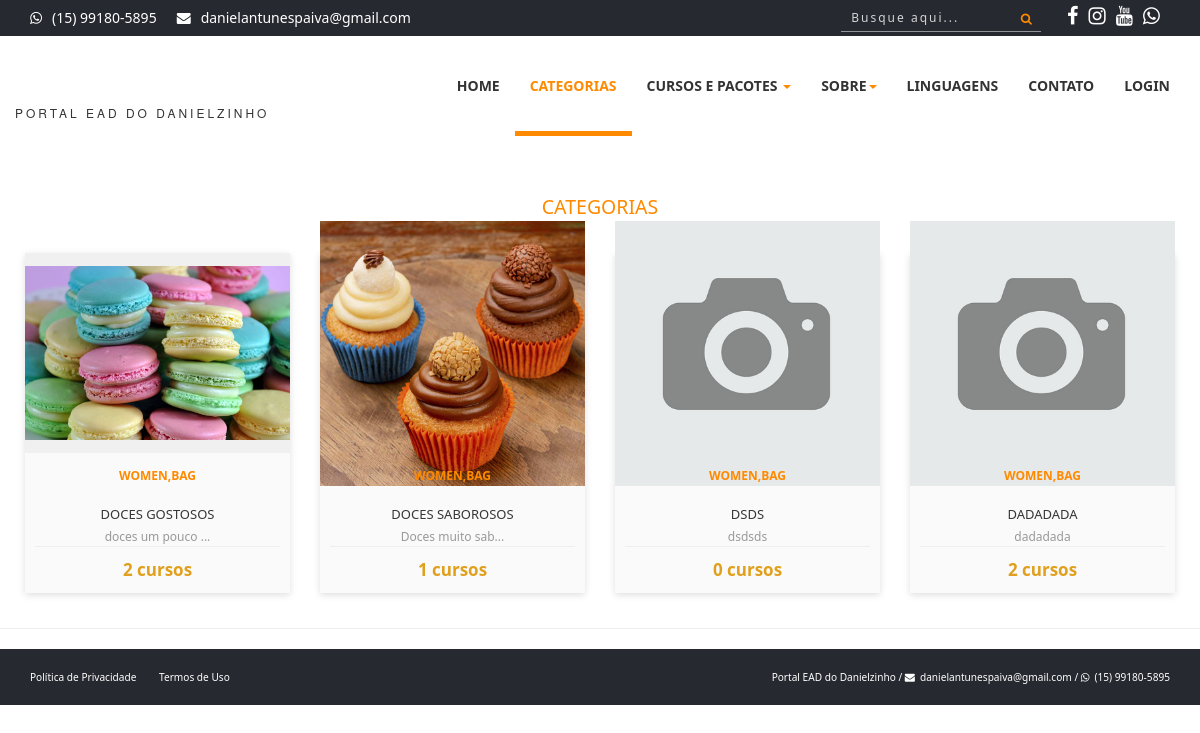
Page /categorias.php on the committed database.
### tables this page shows
CREATE TABLE `config` (
  `id` int(11) NOT NULL,
  `nome_sistema` varchar(50) NOT NULL,
  `email_sistema` varchar(50) NOT NULL,
  `tel_sistema` varchar(20) NOT NULL,
  `cnpj_sistema` varchar(25) DEFAULT NULL,
  `tipo_chave_pix` varchar(25) DEFAULT NULL,
  `chave_pix` varchar(100) DEFAULT NULL,
  `logo` varchar(20) NOT NULL,
  `icone` varchar(20) NOT NULL,
  `logo_rel` varchar(20) NOT NULL,
  `qrcode_pix` varchar(20) DEFAULT NULL,
  `facebook` varchar(120) DEFAULT NULL,
  `instagram` varchar(120) DEFAULT NULL,
  `youtube` varchar(120) DEFAULT NULL,
  `itens_pag` int(11) NOT NULL,
  `video_sobre` varchar(100) NOT NULL,
  `itens_relacionados` int(11) NOT NULL,
  `aulas_liberadas` int(11) NOT NULL,
  `desconto_pix` int(11) NOT NULL,
  `email_adm_mat` varchar(5) DEFAULT NULL,
  `cartoes_fidelidade` int(11) NOT NULL
);

CREATE TABLE `categorias` (
  `id` int(11) NOT NULL,
  `nome` varchar(50) NOT NULL,
  `descricao` varchar(50) NOT NULL,
  `foto` varchar(100) DEFAULT NULL,
  `nome_url` varchar(100) DEFAULT NULL
);

### sistema/conexao.php (called while the page is built, shortened)
<?php
$servidor = 'localhost';
$banco = 'portalead';
$usuario = 'root';
$senha = '';
$nome_sistema = 'Portal EAD do Danielzinho';
$email_sistema = 'danielantunespaiva@gmail.com';
$tel_sistema = '(15) 99180-5895';
try {
    $pdo = new PDO("mysql:dbname=$banco; host=$servidor", "$usuario", "$senha");
} catch (Throwable $th) {
    echo 'Erro ao conectar ao banco de dados! <br><br>' . $th;
}
$query = $pdo->query("SELECT * FROM config");
$res = $query->fetchAll(PDO::FETCH_ASSOC);
$total_reg = @count($res);
if ($total_reg == 0) {
    $pdo->query("INSERT into config SET nome_sistema = '$nome_sistema', email_sistema = '$email_sistema', tel_sistema = '$tel_sistema', logo = 'logo.png', icone = 'favicon.ico', logo_rel = 'logo.jpg', itens_pag = '12', cartoes_fidelidade = '5'");
} else {
    $nome_sistema = $res[0]['nome_sistema'];
    $email_sistema = $res[0]['email_sistema'];
    $facebook_sistema = $res[0]['facebook'];
    $instagram_sistema = $res[0]['instagram'];
    $youtube_sistema = $res[0]['youtube'];
}
?>

### categorias.php (the view, shortened to what this page needs)
<?php
require_once('cabecalho.php');
?>
<?php
$query = $pdo->query("SELECT * FROM categorias ORDER BY id asc");
$res = $query->fetchAll(PDO::FETCH_ASSOC);
$total_reg = @count($res);
if ($total_reg > 0) {
?>
    <section style="margin-top:50px;">
        <div class="section-heading text-center">
            <div class="col-md-12 col-xs-12">
                <h2><small><span>Categorias</span><small></h2>
            </div>
        </div>
        <div class="row" style="margin-left:10px; margin-right:10px;">
            <?php
            for ($i = 0; $i < $total_reg; $i++) {
                $id = $res[$i]['id'];
                $nome = $res[$i]['nome'];
                $descricao = $res[$i]['descricao'];
                $descricao = mb_strimwidth($descricao, 0, 18, "...");
                $foto = $res[$i]['foto'];
                $url = $res[$i]['nome_url'];
                $query2 = $pdo->query("SELECT * FROM cursos WHERE categoria = '$id'");
                $res2 = $query2->fetchAll(PDO::FETCH_ASSOC);
                $cursos = @count($res2);
            ?>
                <div class="col-sm-3 col-xs-6">
                    <div class="product-card">
                        <div class="product-tumb">
                            <a href="categoria-<?php echo $url ?>">
                                <img src="sistema/painel-admin/img/categorias/<?php echo $foto ?>" alt="">
                            </a>
                        </div>
                        <div class="product-details" style="text-align:center">
                            <span class="product-catagory">Women,bag</span>
                            <h4><a href="categoria-<?php echo $url ?>"><?php echo $nome ?></a></h4>
                            <p><?php echo $descricao ?></p>
                            <div class="product-bottom-details">
                                <div class="product-price"><?php echo $cursos ?> cursos</div>
                            </div>
                        </div>
                    </div>
                </div>
            <?php
            }
            ?>
        </div>
    </section>
<?php
}
?>
<hr>
<?php
require_once('rodape.php');
?>

### cabecalho.php (shortened to what this page needs)
<?php
require_once('sistema/conexao.php');
$login = 'Login';
$painel = 'sistema/';
$index = '';
$categorias = '';
$cursos = '';
$sobre = '';
$linguagens = '';
$contatos = '';
$url = basename($_SERVER['PHP_SELF'], '.php');
if($url == 'index') {
    $index = 'active';
} else if ($url == 'categorias') {
    $categorias = 'active';
} else if ($url == 'linguagens') {
    $linguagens = 'active';
} else if ($url == 'cursos' || $url == 'lista-cursos' || $url == 'pacotes' || $url == 'formacoes' || $url == 'sistemas' || $url == 'lista-cursos-2021' || $url == 'lista-cursos-2022') {
    $cursos = 'active';
} else if ($url == 'sobre' || $url == 'planos' || $url == 'parcerias' || $url == 'perguntas' || $url == 'politica' || $url == 'termos') {
    $sobre = 'active';
} else if ($url == 'contatos') {
    $contatos = 'active';
}
?>
<!DOCTYPE html>
<html>
<head>
    <link rel="stylesheet" href="https://cdnjs.cloudflare.com/ajax/libs/font-awesome/4.5.0/css/font-awesome.min.css">
    <link rel="stylesheet" href="scss/main.css">
    <link rel="stylesheet" href="scss/skin.css">
    <link rel="stylesheet" href="scss/card.css">
    <link rel="stylesheet" href="scss/curso.css">
</head>
<body id="wrapper">
    <section id="top-header">
        <div class="container">
            <div class="row">
                <div class="col-md-7 col-sm-7 col-xs-7 top-header-links">
                    <ul class="contact_links">
                        <li><i class="fa fa-whatsapp"></i><a href="http://api.whatsapp.com/send?1=pt_BR&phone=55<?php echo $tel_sistema ?>" target="_blank"><?php echo $tel_sistema ?></a></li>
                        <li><i class="fa fa-envelope"></i><a href="#"><?php echo $email_sistema ?></a></li>
                    </ul>
                </div>
                <div class="col-md-5 col-sm-12 col-xs-12 social">
                    <ul class="social_links">
                        <li><a href="<?php echo $facebook_sistema ?>" title="Nossa Página no Facebook" target="_blank"><i class="fa fa-facebook"></i></a></li>
                        <li><a href="<?php echo $instagram_sistema ?>" title="Nossa Página no Instagram" target="_blank"><i class="fa fa-instagram"></i></a></li>
                        <li><a href="<?php echo $youtube_sistema ?>" title="Nosso canal no Youtube" target="_blank"><i class="fa fa-youtube"></i></a></li>
                        <li><a href="http://api.whatsapp.com/send?1=pt_BR&phone=55<?php echo $tel_sistema ?>" title="Chamar no Whatsapp" target="_blank"><i class="fa fa-whatsapp"></i></a></li>
                    </ul>
                    <div class="search-box social_links">
                        <button class="btn-search"><i class="fa fa-search"></i></button>
                        <input  onkeyup="listarCab()" type="text" name="buscar_cab" id="buscar_cab" class="input-search" placeholder="Busque aqui...">
                    </div>
                </div>
            </div>
        </div>
    </section>
    <header>
        <nav class="navbar navbar-inverse" style="z-index: 1000">
            <div class="container">
                <div class="row">
                    <div class="navbar-header">
                        <a class="navbar-brand" href="./">
                            <h1> <img src="sistema/img/logo.png" alt="" width="60px">
                            </h1><span><?php echo $nome_sistema ?></span>
                        </a>
                    </div>
                    <div id="navbar" class="collapse navbar-collapse navbar-right">
                        <ul class="nav navbar-nav">
                            <li class="<?php echo $index ?>"><a href="./">Home</a></li>
                            <li class="<?php echo $categorias ?>"><a href="categorias">Categorias</a></li>
                            <li class="dropdown <?php echo $cursos ?>">
                                <a href="#" class="dropdown-toggle" data-toggle="dropdown" role="button" aria-haspopup="true" aria-expanded="false">Cursos e Pacotes <span class="caret"></span></a>
                            </li>
                            <li class="dropdown <?php echo $sobre ?>">
                                <a href="#" class="dropdown-toggle" data-toggle="dropdown" role="button" aria-haspopup="true" aria-expanded="false">Sobre<span class="caret"></span></a>
                            </li>
                            <li class="<?php echo $linguagens ?>"><a href="linguagens">Linguagens</a></li>
                            <li class="<?php echo $contatos ?>"><a href="contatos">Contato</a></li>
                            <li><a href="<?php echo $painel ?>"><?php echo $login ?></a></li>
                        </ul>
                    </div>
                </div>
            </div>
        </nav>
    </header>
    <div id="area-conteudo">

### rodape.php (shortened to what this page needs)
<?php
require_once('sistema/conexao.php');
?>
</div>
<section id="bottom-footer">
    <div class="container">
        <div class="row">
            <div class="col-md-6 col-sm-6 col-xs-12 btm-footer-links ocultar-mobile">
                <a href="politica">Política de Privacidade</a>
                <a href="termos">Termos de Uso</a>
            </div>
            <div class="col-md-6 col-sm-6 col-xs-12 copyright">
                <span class="cor-branca ocultar-mobile"><?php echo $nome_sistema ?> / </span> <i class="fa fa-envelope" style="color:#FFF; margin-right:5px"> </i><a href="#" style="color:#FFF"><?php echo $email_sistema ?></a> / <i class="fa fa-whatsapp" style="color:#FFF; margin-right:5px"></i><a href="http://api.whatsapp.com/send?1=pt_BR&phone=55<?php echo $tel_sistema ?>" target="_blank" style="color:#FFF"><?php echo $tel_sistema ?></a>
            </div>
        </div>
    </div>
</section>
</html>

### scss/card.css (style rules this page uses)
* { -webkit-box-sizing: border-box; box-sizing: border-box; }
.product-card { width: 100%; position: relative; box-shadow: 0 2px 7px #dfdfdf; margin: 15px auto; background: #fafafa; }
.product-tumb { display: flex; align-items: center; justify-content: center; height: 200px; padding: 0px; background: #f0f0f0; }
.product-tumb img { max-width: 100%; max-height: 100%; }
.product-details { padding: 10px; }
.product-catagory { display: block; font-size: 12px; font-weight: 700; text-transform: uppercase; color: #ccc; margin-bottom: 18px; }
.product-details h4 a { font-weight: 500; display: block; margin-bottom: 5px; text-transform: uppercase; color: #363636; text-decoration: none; transition: 0.3s; text-align:center; font-size:13px; }
.product-details p { font-size: 12px; line-height: 12px; margin-bottom: 3px; color: #999; text-align:center; }
.product-bottom-details { overflow: hidden; border-top: 1px solid #eee; padding-top: 10px; }
.product-bottom-details div { text-align:center; width: 100%; }
.product-price { font-size: 17px; color: #e0a01d; font-weight: 600; }

### rows in the picture
config: email_sistema "danielantunespaiva@gmail.com", nome_sistema "PORTAL EAD DO DANIELZINHO", nome_sistema "Portal EAD do Danielzinho"
categorias: foto (picture), nome "DOCES GOSTOSOS", descricao "doces um pouco ...", cursos "2"
categorias: foto (picture), nome "DOCES SABOROSOS", descricao "Doces muito sab...", cursos "1"
categorias: foto (picture), nome "DSDS", descricao "dsdsds", cursos "0"
categorias: foto (picture), nome "DADADADA", descricao "dadadada", cursos "2"

### other values in the picture
$tel_sistema "(15) 99180-5895"
$login "LOGIN"
